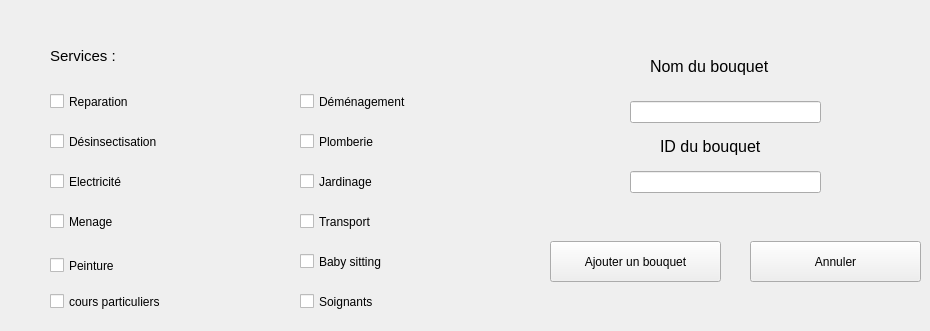
      <widget class="QWidget" name="page_20">
       <widget class="QCheckBox" name="desinsectisation">
        <property name="geometry">
         <rect>
          <x>50</x>
          <y>121</y>
          <width>121</width>
          <height>41</height>
         </rect>
        </property>
        <property name="styleSheet">
         <string notr="true">backgroun-color:tan;</string>
        </property>
        <property name="text">
         <string>Désinsectisation</string>
        </property>
       </widget>
       <widget class="QCheckBox" name="plomberie">
        <property name="geometry">
         <rect>
          <x>300</x>
          <y>121</y>
          <width>121</width>
          <height>41</height>
         </rect>
        </property>
        <property name="styleSheet">
         <string notr="true">backgroun-color:tan;</string>
        </property>
        <property name="text">
         <string>Plomberie</string>
        </property>
       </widget>
       <widget class="QCheckBox" name="transport">
        <property name="geometry">
         <rect>
          <x>300</x>
          <y>201</y>
          <width>121</width>
          <height>41</height>
         </rect>
        </property>
        <property name="styleSheet">
         <string notr="true">backgroun-color:tan;</string>
        </property>
        <property name="text">
         <string>Transport</string>
        </property>
       </widget>
       <widget class="QLabel" name="services">
        <property name="geometry">
         <rect>
          <x>50</x>
          <y>41</y>
          <width>131</width>
          <height>31</height>
         </rect>
        </property>
        <property name="text">
         <string>&lt;html&gt;&lt;head/&gt;&lt;body&gt;&lt;p&gt;&lt;span style=&quot; font-size:11pt;&quot;&gt;Services :&lt;/span&gt;&lt;/p&gt;&lt;/body&gt;&lt;/html&gt;</string>
        </property>
       </widget>
       <widget class="QLabel" name="nombouq_2">
        <property name="geometry">
         <rect>
          <x>660</x>
          <y>131</y>
          <width>151</width>
          <height>31</height>
         </rect>
        </property>
        <property name="text">
         <string>&lt;html&gt;&lt;head/&gt;&lt;body&gt;&lt;p&gt;&lt;span style=&quot; font-size:12pt;&quot;&gt;ID du bouquet&lt;/span&gt;&lt;/p&gt;&lt;/body&gt;&lt;/html&gt;</string>
        </property>
       </widget>
       <widget class="QLineEdit" name="nombouquet">
        <property name="geometry">
         <rect>
          <x>630</x>
          <y>101</y>
          <width>191</width>
          <height>22</height>
         </rect>
        </property>
        <property name="styleSheet">
         <string notr="true">backgroun-color:tan;</string>
        </property>
       </widget>
       <widget class="QCheckBox" name="babby_sitting">
        <property name="geometry">
         <rect>
          <x>300</x>
          <y>241</y>
          <width>121</width>
          <height>41</height>
         </rect>
        </property>
        <property name="styleSheet">
         <string notr="true">backgroun-color:tan;</string>
        </property>
        <property name="text">
         <string>Baby sitting</string>
        </property>
       </widget>
       <widget class="QCheckBox" name="electricite">
        <property name="geometry">
         <rect>
          <x>50</x>
          <y>161</y>
          <width>121</width>
          <height>41</height>
         </rect>
        </property>
        <property name="styleSheet">
         <string notr="true">backgroun-color:tan;</string>
        </property>
        <property name="text">
         <string>Electricité</string>
        </property>
       </widget>
       <widget class="QLineEdit" name="ID_bouquet">
        <property name="geometry">
         <rect>
          <x>630</x>
          <y>171</y>
          <width>191</width>
          <height>22</height>
         </rect>
        </property>
        <property name="styleSheet">
         <string notr="true">backgroun-color:tan;</string>
        </property>
       </widget>
       <widget class="QPushButton" name="ajouter_bouquet">
        <property name="geometry">
         <rect>
          <x>550</x>
          <y>241</y>
          <width>171</width>
          <height>41</height>
         </rect>
        </property>
        <property name="styleSheet">
         <string notr="true">backgroun-color:tan;</string>
        </property>
        <property name="text">
         <string>Ajouter un bouquet</string>
        </property>
       </widget>
       <widget class="QCheckBox" name="menage">
        <property name="geometry">
         <rect>
          <x>50</x>
          <y>201</y>
          <width>121</width>
          <height>41</height>
         </rect>
        </property>
        <property name="styleSheet">
         <string notr="true">backgroun-color:tan;</string>
        </property>
        <property name="text">
         <string>Menage</string>
        </property>
       </widget>
       <widget class="QCheckBox" name="demenagement">
        <property name="geometry">
         <rect>
          <x>300</x>
          <y>81</y>
          <width>121</width>
          <height>41</height>
         </rect>
        </property>
        <property name="styleSheet">
         <string notr="true">backgroun-color:tan;</string>
        </property>
        <property name="text">
         <string>Déménagement</string>
        </property>
       </widget>
       <widget class="QCheckBox" name="cours_particuliers">
        <property name="geometry">
         <rect>
          <x>50</x>
          <y>281</y>
          <width>121</width>
          <height>41</height>
         </rect>
        </property>
        <property name="styleSheet">
         <string notr="true">backgroun-color:tan;</string>
        </property>
        <property name="text">
         <string>cours particuliers</string>
        </property>
       </widget>
       <widget class="QCheckBox" name="jardinage">
        <property name="geometry">
         <rect>
          <x>300</x>
          <y>161</y>
          <width>121</width>
          <height>41</height>
         </rect>
        </property>
        <property name="styleSheet">
         <string notr="true">backgroun-color:tan;</string>
        </property>
        <property name="text">
         <string>Jardinage</string>
        </property>
       </widget>
       <widget class="QCheckBox" name="soignants">
        <property name="geometry">
         <rect>
          <x>300</x>
          <y>281</y>
          <width>121</width>
          <height>41</height>
         </rect>
        </property>
        <property name="styleSheet">
         <string notr="true">backgroun-color:tan;</string>
        </property>
        <property name="text">
         <string>Soignants</string>
        </property>
       </widget>
       <widget class="QLabel" name="nombouq">
        <property name="geometry">
         <rect>
          <x>650</x>
          <y>51</y>
          <width>151</width>
          <height>31</height>
         </rect>
        </property>
        <property name="text">
         <string>&lt;html&gt;&lt;head/&gt;&lt;body&gt;&lt;p&gt;&lt;span style=&quot; font-size:12pt;&quot;&gt;Nom du bouquet&lt;/span&gt;&lt;/p&gt;&lt;/body&gt;&lt;/html&gt;</string>
        </property>
       </widget>
       <widget class="QCheckBox" name="Reparation">
        <property name="geometry">
         <rect>
          <x>50</x>
          <y>81</y>
          <width>121</width>
          <height>41</height>
         </rect>
        </property>
        <property name="styleSheet">
         <string notr="true">backgroun-color:tan;</string>
        </property>
        <property name="text">
         <string>Reparation</string>
        </property>
       </widget>
       <widget class="QPushButton" name="Annuler_bouquet">
        <property name="geometry">
         <rect>
          <x>750</x>
          <y>241</y>
          <width>171</width>
          <height>41</height>
         </rect>
        </property>
        <property name="styleSheet">
         <string notr="true">backgroun-color:tan;</string>
        </property>
        <property name="text">
         <string>Annuler</string>
        </property>
       </widget>
       <widget class="QCheckBox" name="peinture">
        <property name="geometry">
         <rect>
          <x>50</x>
          <y>250</y>
          <width>81</width>
          <height>31</height>
         </rect>
        </property>
        <property name="styleSheet">
         <string notr="true">backgroun-color:tan;</string>
        </property>
        <property name="text">
         <string>Peinture</string>
        </property>
       </widget>
      </widget>
